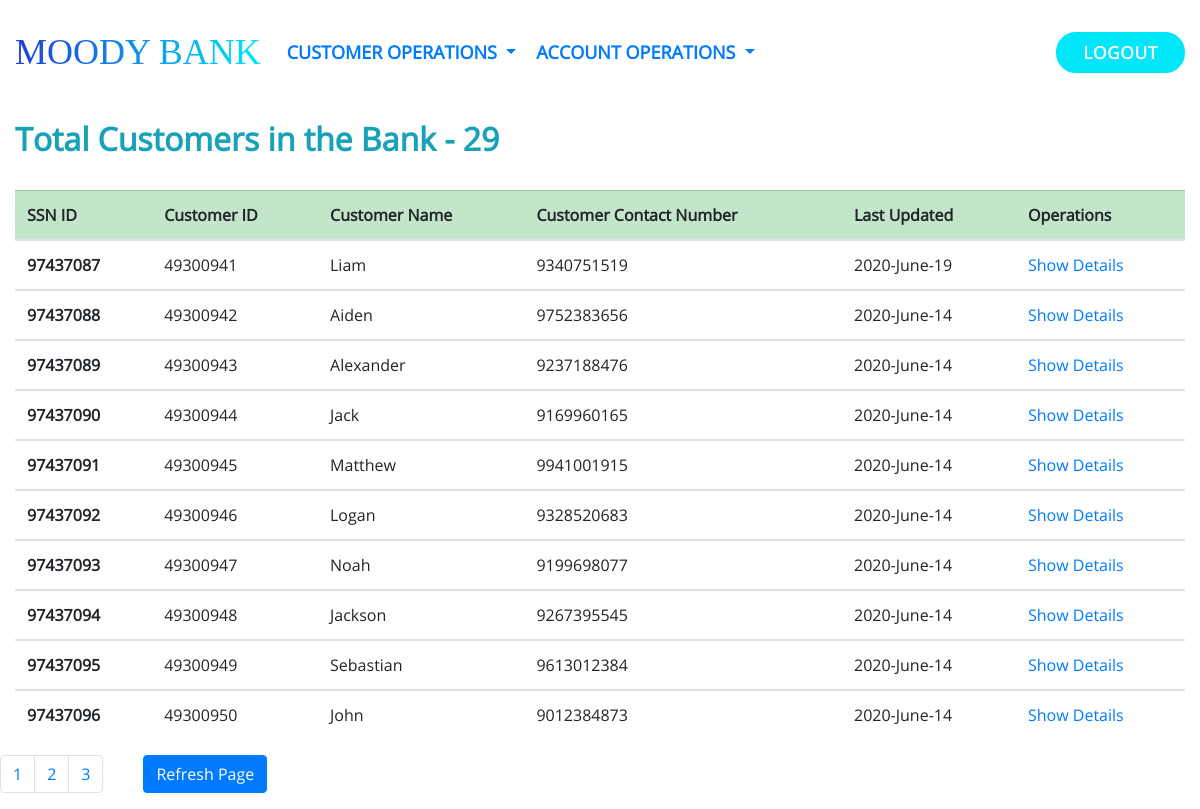
Before: /view_customers_status (signed in) with the older database file.
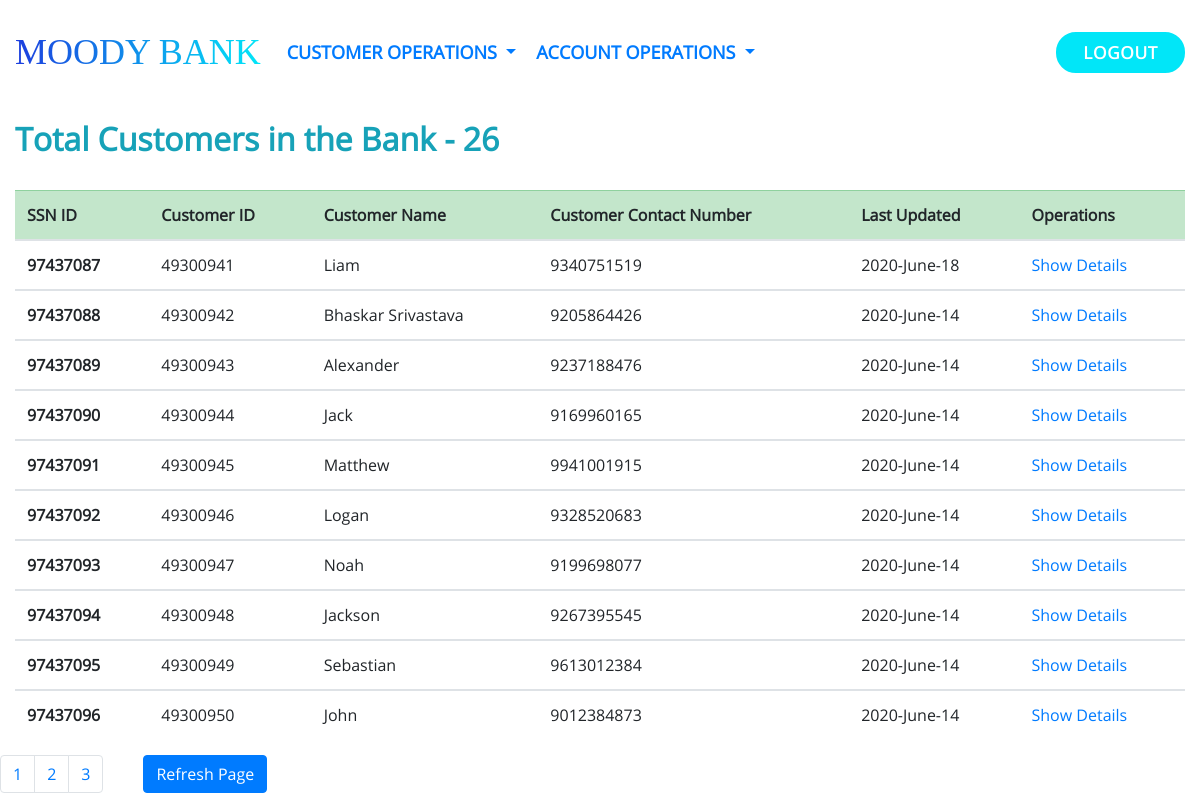
After: the same page with the newer database file.
### application/models.py (models this page shows, shortened)
class Customer(db.Model):
	ssn = db.Column(db.Integer, primary_key=True)
	cust_id = db.Column(db.Integer, unique=True, nullable=False)
	cust_name = db.Column(db.String(20), nullable=False)
	cust_address = db.Column(db.Text, nullable=False)
	cust_contact = db.Column(db.Integer,nullable=False)
	cust_age = db.Column(db.Integer, nullable=False)
	cust_state = db.Column(db.String(20),nullable=False)
	cust_city = db.Column(db.String(30),nullable=False)
	accounts = db.relationship('Account', backref='Owner', lazy=True)
	transactions = db.relationship('Transaction', backref='Owner', lazy=True)

class Transaction(db.Model):
	transaction_id = db.Column(db.Integer, primary_key=True)
	transaction_date = db.Column(db.DateTime, nullable=False, default=d.today())
	transaction_amount = db.Column(db.Float, nullable=False)
	from_acc = db.Column(db.String(1), nullable=False)
	to_acc = db.Column(db.String(1), nullable=False)
	action = db.Column(db.String(10), nullable=False)
	cust_id = db.Column(db.Integer, db.ForeignKey('customer.cust_id'), nullable=False)

### application/main/routes.py (the view)
@main.route("/view_customers_status", methods=['GET', 'POST'])
def view_customers_status():
	if session.get('ROLE') != "acc_exec":
		flash("Action Not Allowed", category="danger")
		return redirect('main.home')
	else:
		page = request.args.get('page', 1, type=int)
		customers = Customer.query.order_by(Customer.cust_id).paginate(page=page, per_page=10)
		return render_template("customers/view_customers_status.html", customers=customers, title="View All Customer")

### application/templates/customers/view_customers_status.html
{% extends "main/layout.html" %}
{% block content %}
<h2 class="text-info" style="font-weight: bold;">Total Customers in the Bank - {{ customers.total }}</h2> <br/>
<table class="table table-hover ">
	<thead>
		<tr class="table-success">
			<th scope="col">SSN ID</th>
			<th scope="col">Customer ID</th>
			<th scope="col">Customer Name</th>
			<th scope="col">Customer Contact Number</th>
			<th scope="col">Last Updated</th>
			<th scope="col">Operations</th>
		</tr>
	</thead>
	{% for customer in customers.items %}
	<tbody>
		<tr>
			<th  scope="row">{{ customer.ssn }}</th>
			<td>{{ customer.cust_id }}</td>
			<td>{{ customer.cust_name }}</td>
			<td>{{ customer.cust_contact }}</td>
			<td>
			{% if not customer.transactions[-1]%}
				No Transactions
			{% else %}
				{{ customer.transactions[-1].transaction_date.strftime("%Y-%B-%d") }}
			{% endif %}
			</td>
			<td><a href="{{ url_for('main.show_customer_details', cust_id=customer.cust_id) }}">Show Details</a></td>
		</tr>
		{% endfor%}
	</tbody>
</table>
<nav aria-label="Page navigation">
	<div class="row">
		<ul class="pagination">
			{% for page_num in customers.iter_pages(left_edge=2, right_edge=2, left_current=1, right_current=2) %}
				{% if page_num %}
				  <li class="page-item"><a class="page-link" href="{{ url_for('main.view_customers_status', page=page_num)}}">{{page_num}}</a></li>
				  {% else %}
				...
				{% endif %}
			{% endfor %}
		</ul>
		<ul>
			<a href="{{ url_for('main.view_customers_status') }}" class="btn btn-primary">Refresh Page</a>
		</ul>
	</div>
</nav>
{% endblock content %}

Changed rows visible on the page:
changed through a linked row, Customer "Liam": transaction_date "2020-June-19" → "2020-June-18"
changed Customer id 97437088: cust_name "Aiden" → "Bhaskar Srivastava"; cust_contact "9752383656" → "9205864426"
Other visible differences:
{{ customers.total }}: "29" → "26"
